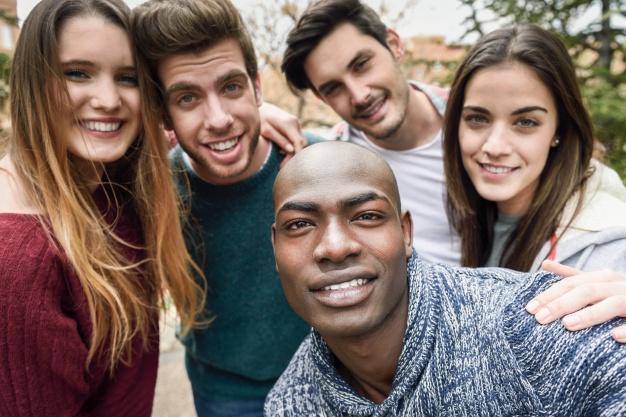
#> input picture images/group-smiling.jpg, 626 x 417 px, found by its file name
$ python video_snapshot.py   (older library calls are emulated)
#> lines starting #> are read from the running program, lines starting #| are printed output that depends on the picture; after the words box and inside, x2 and y2 are one past the last pixel; in counts of white or black regions, pixels touching at a corner belong together
import numpy as np
import cv2
from matplotlib import pyplot as plt
import sys
import time
import os


# Get user supplied values
cascPath = "haarcascade_frontalface_default.xml"

def takeSnapShotandSave():
    video_capture = cv2.VideoCapture(0)

    # Take 10 snapshots from video feed
    num = 0
    while num<10:

        # Create the haar cascade
        faceCascade = cv2.CascadeClassifier(cascPath)

        img = cv2.imread("images/group-smiling.jpg",1)
#> img is the input picture: shape (417, 626, 3); mean B, G, R 103.2, 109.6, 126
        #Fix for color differences in matplot lib compared to opencv
        b,g,r = cv2.split(img)
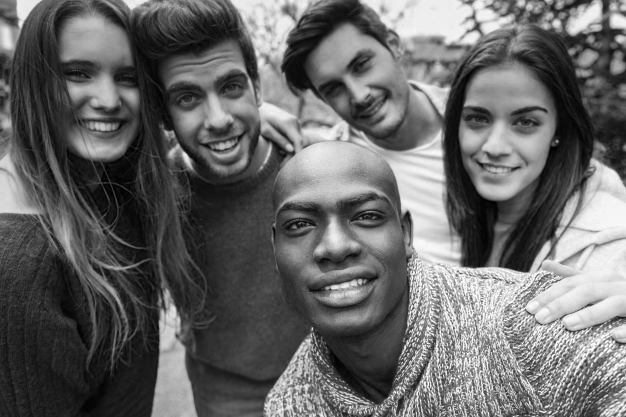
#> b: shape (417, 626); min 0, max 255, mean 103.2
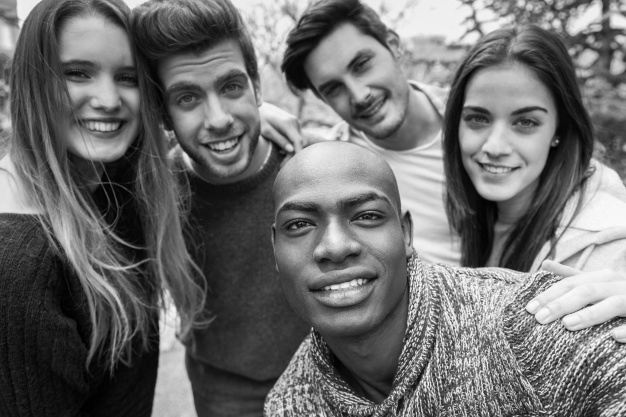
#> g: shape (417, 626); min 0, max 255, mean 109.6
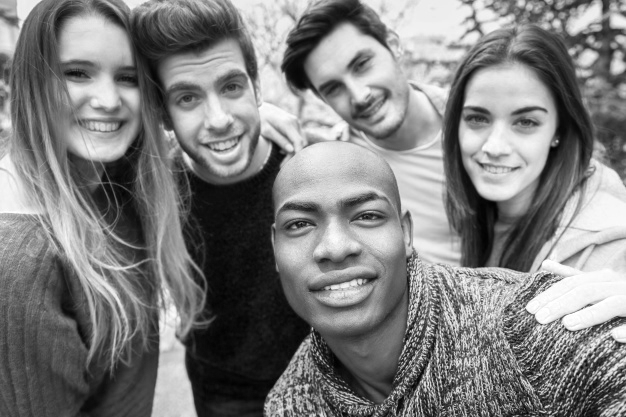
#> r: shape (417, 626); min 0, max 255, mean 126
        img2 = cv2.merge([r,g,b])

        # Capture frame-by-frame
        ret, frame = video_capture.read()
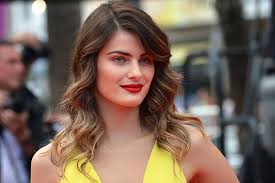
#> input picture images/brunette.jpg, 275 x 183 px, given in place of the camera
#> frame is the input picture: shape (183, 275, 3); mean B, G, R 90.4, 102, 120.7

        #gray = cv2.cvtColor(frame, cv2.COLOR_BGR2GRAY)

        # Detect faces in the image
        faces = faceCascade.detectMultiScale(
            frame,
            scaleFactor=1.1,
            minNeighbors=5,
            minSize=(30, 30)
            #flags = cv2.CV_HAAR_SCALE_IMAGE
        )
#> faces = [[93, 33, 72, 72]]

        # Draw a rectangle around the faces
        for (x, y, w, h) in faces:
            cv2.rectangle(frame, (x, y), (x+w, y+h), (0, 255, 0), 2)
#> this loop made 1 pass
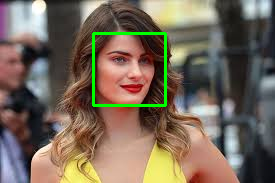
#> frame: shape (183, 275, 3); 1.71% of pixels changed, all inside (x1, y1, x2, y2) = (92, 32, 167, 107)

        # Declare path to save snapshot
        saveSnapPath = './snapShots'

        # Save image to saveSnapPath and increment num counter
        cv2.imwrite(os.path.join(saveSnapPath,'SnapShot'+str(num)+'.jpg'),frame)


        num = num+1

        # Display the resulting frame
        # Use 'q' to quite video
        cv2.imshow('video',frame)
        if cv2.waitKey(1) & 0xFF == ord('q'):
#> (key q is pressed here)
            break

        # Us cv2.waitkay(x) where x is the time in milliseconds before incrementing counter.
        # Note that an x value of 0 indicates wait forever
        cv2.waitKey(3000)


    print("Found {0} faces!".format(len(faces)))
#| Found 1 faces!

    video_capture.release()
    if video_capture.isOpened() == False:
        video_capture.open()

    cv2.destroyAllWindows()

#plt.imshow(frame, cmap = 'gray', interpolation = 'bicubic')
#plt.xticks([]), plt.yticks([])  # to hide tick values on X and Y axis
#plt.show()

if __name__ == "__main__":
    takeSnapShotandSave()
